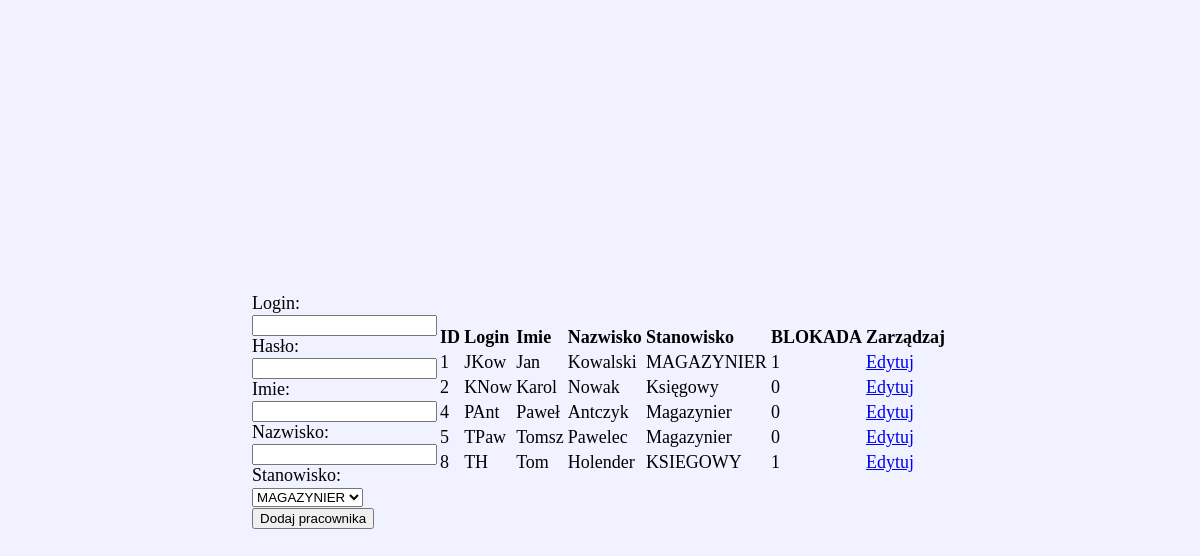
/kadra.php, run on the app's committed database.
### tables this page shows
CREATE TABLE `pracownik` (
  `ID_PRACOWNIKA` int(11) NOT NULL,
  `IMIE` varchar(30) NOT NULL,
  `NAZWISKO` varchar(50) NOT NULL,
  `STANOWISKO` varchar(20) NOT NULL,
  `DATA_ZATRUDNIENIA` date NOT NULL,
  `HASLO` varchar(30) NOT NULL,
  `LOGIN` varchar(30) NOT NULL,
  `BLOKADA` tinyint(1) NOT NULL
);

### kadra.php (the view, shortened to what this page needs)
<!DOCTYPE HTML>
<html>
<head>
	<link rel="stylesheet" type="text/css" href="style.css">
</head>
<body>
<?php
$conn = mysqli_connect("localhost", "root", "", "magazyn");
mysqli_query($conn, 'SET NAMES utf8');
mysqli_query($conn, 'SET CHARACTER SET utf8');
mysqli_query($conn, "SET collation_connection = utf8_polish_ci");
?>
<form action="kadra-dodaj.php" method="post">
<br>
		Login:
		<br>
		<input type="text" name="login" required>
		<br>
		Hasło:
		<br>
		<input type="password" name="haslo"	required>
		<br>
		Imie:
		<br>
		<input type="text" name="imie" required>
		<br>
		Nazwisko:
		<br>
		<input type="text" name="nazwisko" required>
		<br>
		Stanowisko:
		<br>
		<select name="stanowisko" required>
		<option>MAGAZYNIER</option>
		</select>
		<br>
		<input type="submit" value="Dodaj pracownika">
</form>
<br>
<br>
<table class="tab">
<tr>
<td><b>ID</b></td>
<td><b>Login</b></td>
<td><b>Imie</b></td>
<td><b>Nazwisko</b></td>
<td><b>Stanowisko</b></td>
<td><b>BLOKADA</b></td>
<td><b>Zarządzaj</b></td>
</tr>
<?php
	$result = mysqli_query($conn, "SELECT * FROM PRACOWNIK where STANOWISKO != 'Administrator'");
	while($row = mysqli_fetch_assoc($result))
	{
		$stan=$row['STANOWISKO'];
		$idu=$row['ID_PRACOWNIKA'];
		$log=$row['LOGIN'];
		$akt=$row['BLOKADA'];
		$im=$row['IMIE'];
		$naz=$row['NAZWISKO'];
		echo '<tr>';
		echo '<td>';
		echo $idu;
		echo '</td>';
		echo '<td>';
		echo $log;
		echo '</td>';
		echo '<td>';
		echo $im;
		echo '</td>';
		echo '<td>';
		echo $naz;
		echo '</td>';
		echo '<td>';
		echo $stan;
		echo '</td>';
		echo '<td>';
		echo $akt;
		echo '</td>';
		echo '<td>';
		if($_GET['edit'] == $idu)
		{
		echo '<a href="kadra.php?edit="';
		echo $idu;
		echo '"> (Anuluj)</a>';
		$ed=1;
		}
		else
		{
		echo '<a href="kadra.php?edit=';
		echo $idu;
		echo '">Edytuj</a>';
		}
		echo '</td>';
		?>
		<?php
	}
?>
</body>
</html>

### style.css (style rules this page uses)
body { margin: 0; height: 100vh; display: flex; align-items: center; justify-content: center; font-size: 18px; background: #F0F2FF; background-size: cover; font-family: 'Lucida Console'; }

### data on the page
pracownik: ID_PRACOWNIKA "1", LOGIN "JKow", IMIE "Jan", NAZWISKO "Kowalski", STANOWISKO "MAGAZYNIER", BLOKADA "1"
pracownik: ID_PRACOWNIKA "2", LOGIN "KNow", IMIE "Karol", NAZWISKO "Nowak", STANOWISKO "Księgowy", BLOKADA "0"
pracownik: ID_PRACOWNIKA "4", LOGIN "PAnt", IMIE "Paweł", NAZWISKO "Antczyk", STANOWISKO "Magazynier", BLOKADA "0"
pracownik: ID_PRACOWNIKA "5", LOGIN "TPaw", IMIE "Tomsz", NAZWISKO "Pawelec", STANOWISKO "Magazynier", BLOKADA "0"
pracownik: ID_PRACOWNIKA "8", LOGIN "TH", IMIE "Tom", NAZWISKO "Holender", STANOWISKO "KSIEGOWY", BLOKADA "1"
